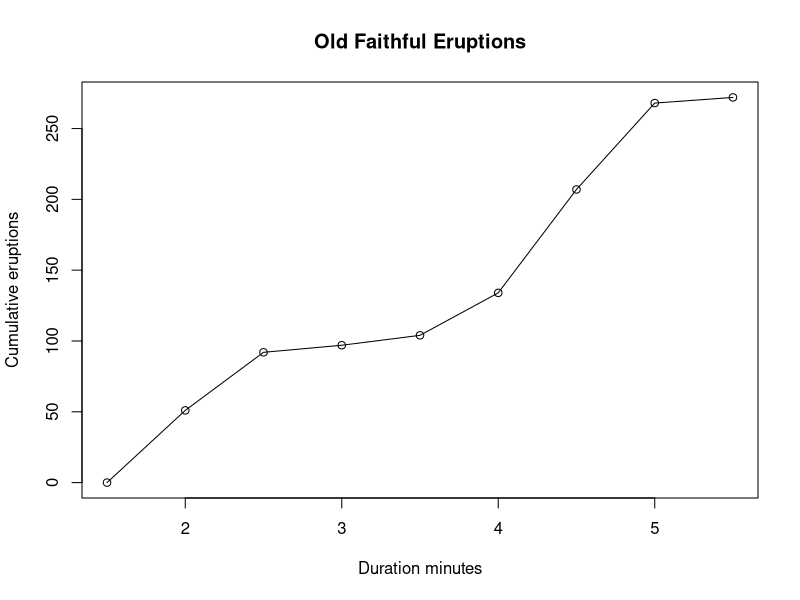

This chart was generated by the following R code:

library(MASS)

duration <- faithful$eruptions 
breaks <- seq(1.5, 5.5, by=0.5) 
duration.cut <- cut(duration, breaks, right=FALSE) 
duration.freq <- table(duration.cut)

cumfreq0 = c(0, cumsum(duration.freq))

plot(breaks, cumfreq0, main="Old Faithful Eruptions", xlab="Duration minutes", ylab="Cumulative eruptions")
lines(breaks, cumfreq0) # Add lines between points

